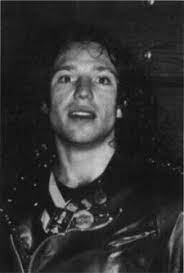
#> input picture GravesDecires/assets/docx-media/image13.jpg, 184 x 273 px, found by its file name; its folder holds 4 pictures in this run
$ python match_images_perceptual.py
#> lines starting #> are read from the running program, lines starting #| are printed output that depends on the picture
"""Perceptually match DOCX media to PDF page images.

The PDF (Google Docs render) recompressed images, so byte digests differ.
This tool decodes both sides to pixels IN MEMORY and compares small grayscale
thumbnails (difference hash + mean absolute error). Files on disk are never
modified. Ambiguous matches are flagged needs-review instead of guessed.

Output: data/image-match.json
SOURCE: ASSET (technical matching).
"""
import json
import os
import sys
from io import BytesIO

import pymupdf
from PIL import Image

PDF = r'book\Graves decires de aguda intuición.pdf'
MEDIA = r'assets\docx-media'
OUT = r'data\image-match.json'
THUMB = 32
MAE_ACCEPT = 18.0   # accept threshold (0-255 scale)
MAE_MARGIN = 4.0    # best must beat second-best by this margin


def thumb(img: Image.Image):
    g = img.convert('L').resize((THUMB, THUMB), Image.BILINEAR)
    return list(g.getdata())


def mae(a, b):
    return sum(abs(x - y) for x, y in zip(a, b)) / len(a)


def main() -> None:
    media_thumbs = {}
    for name in sorted(os.listdir(MEDIA)):
        with Image.open(os.path.join(MEDIA, name)) as im:
#> im is the input picture: PIL image 184x273 RGB; min 7, max 211, mean 49
            media_thumbs[name] = thumb(im)
#> in thumb, `g = img.convert('L').resize((THUMB, THUMB), Image.BILINEAR)`:
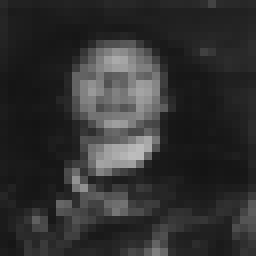
#> g: PIL image 32x32 L (shown 8 times larger); min 20, max 188, mean 48.8
#> pass 2 of the loop in main, `for name in sorted(os.listdir(MEDIA)):`:
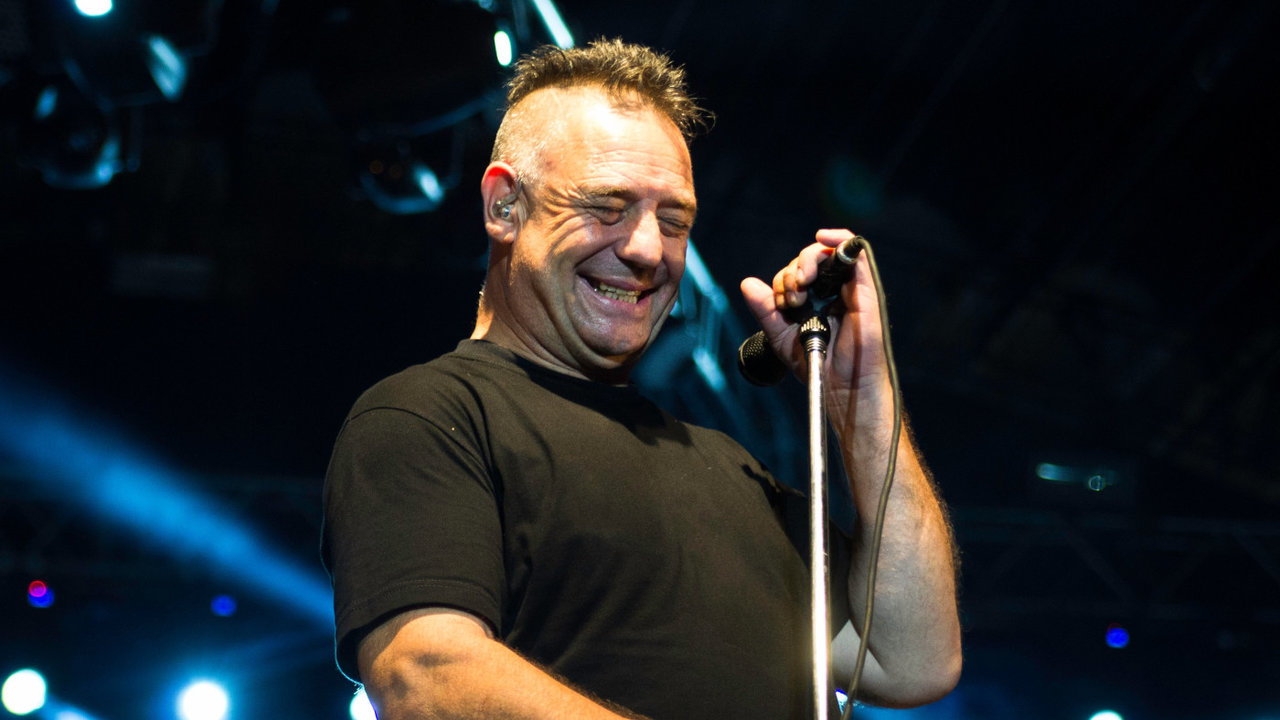
#> input picture GravesDecires/assets/docx-media/image14.jpg, 1280 x 720 px, found by its file name
#> in main, im is the input picture: PIL image 1280x720 RGB; mean R, G, B 32.8, 36.3, 38.9
#> in thumb (call 2), `g = img.convert('L').resize((THUMB, THUMB), Image.BILINEAR)`:
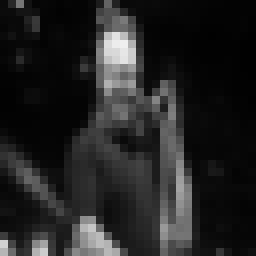
#> g: PIL image 32x32 L (shown 8 times larger); min 1, max 239, mean 35.5
#> pass 3 of the loop in main, `for name in sorted(os.listdir(MEDIA)):`:
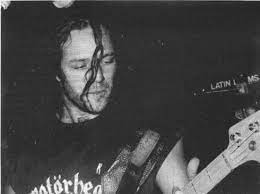
#> input picture GravesDecires/assets/docx-media/image17.jpg, 260 x 194 px, found by its file name
#> in main, im is the input picture: PIL image 260x194 RGB; min 17, max 255, mean 70.4
#> in thumb (call 3), `g = img.convert('L').resize((THUMB, THUMB), Image.BILINEAR)`:
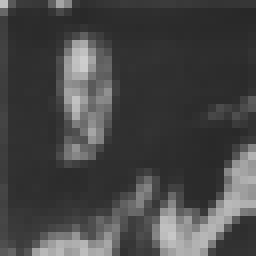
#> g: PIL image 32x32 L (shown 8 times larger); min 40, max 206, mean 70.1
#> the loop made 4 passes; the first 3 are shown

    doc = pymupdf.open(PDF)
    pdf_images = []  # (page, xref, thumb)
    for i in range(doc.page_count):
        for img in doc[i].get_images(full=True):
            xref = img[0]
            try:
                pix = pymupdf.Pixmap(doc, xref)
                if pix.colorspace and pix.colorspace.n > 3:
                    pix = pymupdf.Pixmap(pymupdf.csRGB, pix)
                data = pix.tobytes('png')
                with Image.open(BytesIO(data)) as im:
                    pdf_images.append((i + 1, xref, thumb(im)))
            except Exception as e:  # noqa: BLE001
                pdf_images.append((i + 1, xref, None))

    results = []
    for name, mt in media_thumbs.items():
        scored = []
        for page, xref, pt in pdf_images:
            if pt is None:
                continue
            scored.append((mae(mt, pt), page, xref))
        scored.sort()
        best = scored[0] if scored else None
        second = scored[1] if len(scored) > 1 else None
        rec = {'docx_media': name}
        if best and best[0] <= MAE_ACCEPT and (second is None or second[0] - best[0] >= MAE_MARGIN):
            rec.update(status='matched', pdf_page=best[1], xref=best[2],
                       mae=round(best[0], 2))
        elif best and best[0] <= MAE_ACCEPT:
            rec.update(status='needs-review', pdf_page=best[1], xref=best[2],
                       mae=round(best[0], 2),
                       second_page=second[1], second_mae=round(second[0], 2),
                       note='ambiguous: second candidate too close')
        else:
            rec.update(status='needs-review',
                       best_page=best[1] if best else None,
                       best_mae=round(best[0], 2) if best else None,
                       note='no candidate under threshold')
        results.append(rec)

    counts = {}
    for r in results:
        counts[r['status']] = counts.get(r['status'], 0) + 1
    with open(OUT, 'w', encoding='utf-8') as f:
        json.dump({'counts': counts, 'matches': results}, f, ensure_ascii=False, indent=2)
    print('counts:', counts)
    for r in results:
        if r['status'] != 'matched':
            print('NEEDS-REVIEW:', r)


if __name__ == '__main__':
    sys.exit(main())
#> (the call stopped at in main, `doc = pymupdf.open(PDF)`: pymupdf is not available in this run)
